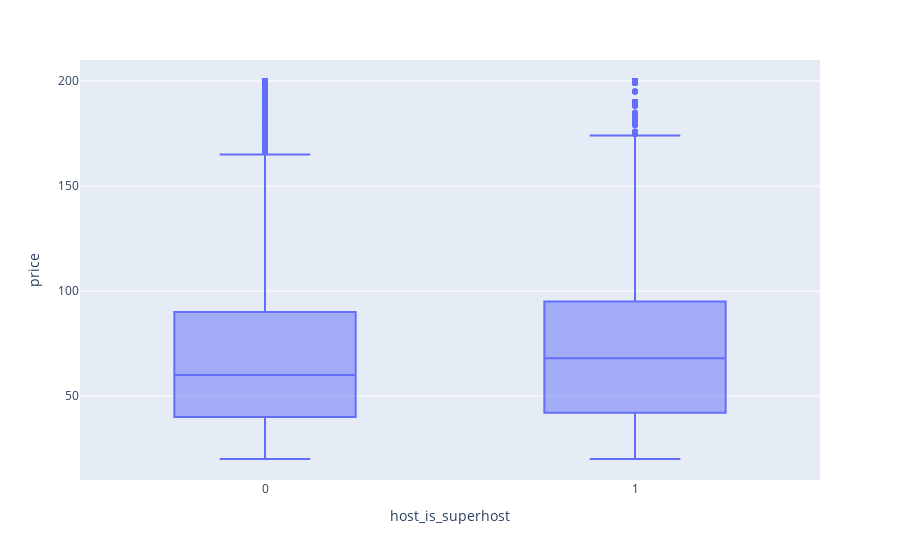

The notebook cell saved with this chart:
### Code cell
px.box(
    df_price_filtered,
    x= 'host_is_superhost', 
    y= 'price'
)

### Figure 1 — Plotly figure (JSON) as saved in the notebook; plotly's stock layout.template omitted (floating-point values rounded to 4 significant figures; data arrays with more than 128 entries replaced by an {"elided": "..."} marker saying what was removed)
{"data": [{"alignmentgroup": "True", "hovertemplate": "host_is_superhost=%{x}<br>price=%{y}<extra></extra>", "legendgroup": "", "marker": {"color": "#636efa"}, "name": "", "notched": false, "offsetgroup": "", "orientation": "v", "showlegend": false, "type": "box", "x": {"elided": "18134 int values"}, "x0": " ", "xaxis": "x", "y": {"elided": "18134 int values"}, "y0": " ", "yaxis": "y"}], "layout": {"boxmode": "group", "legend": {"tracegroupgap": 0}, "margin": {"t": 60}, "xaxis": {"anchor": "y", "domain": [0, 1], "title": {"text": "host_is_superhost"}}, "yaxis": {"anchor": "x", "domain": [0, 1], "title": {"text": "price"}}}}
